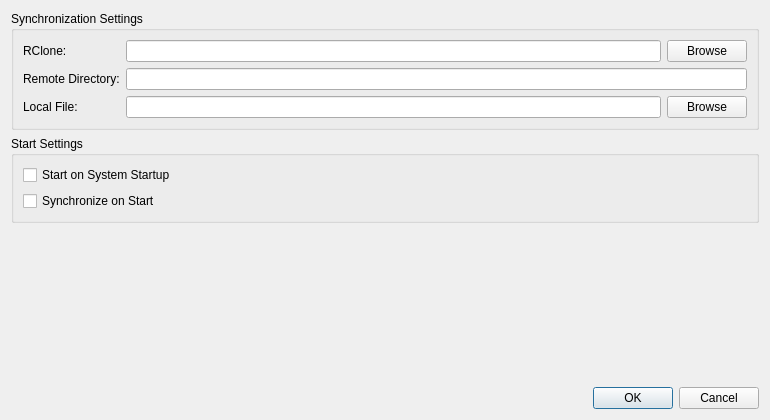
<?xml version="1.0" encoding="UTF-8"?>
<ui version="4.0">
 <class>SettingsDialog</class>
 <widget class="QDialog" name="SettingsDialog">
  <property name="geometry">
   <rect>
    <x>0</x>
    <y>0</y>
    <width>770</width>
    <height>420</height>
   </rect>
  </property>
  <property name="windowTitle">
   <string>Settings</string>
  </property>
  <layout class="QVBoxLayout" name="verticalLayout_2">
   <item>
    <widget class="QGroupBox" name="groupBox">
     <property name="title">
      <string>Synchronization Settings</string>
     </property>
     <layout class="QGridLayout" name="gridLayout">
      <item row="0" column="0">
       <widget class="QLabel" name="label">
        <property name="text">
         <string>RClone:</string>
        </property>
       </widget>
      </item>
      <item row="0" column="1">
       <layout class="QHBoxLayout" name="horizontalLayout">
        <item>
         <widget class="QLineEdit" name="rclonePath">
          <property name="toolTip">
           <string>Path to the rclone executable</string>
          </property>
         </widget>
        </item>
        <item>
         <widget class="QPushButton" name="browseRclone">
          <property name="text">
           <string>Browse</string>
          </property>
         </widget>
        </item>
       </layout>
      </item>
      <item row="1" column="0">
       <widget class="QLabel" name="label_2">
        <property name="text">
         <string>Remote Directory:</string>
        </property>
       </widget>
      </item>
      <item row="1" column="1">
       <widget class="QLineEdit" name="remoteDir">
        <property name="toolTip">
         <string>Remote directory containing the file to synchronize.</string>
        </property>
       </widget>
      </item>
      <item row="2" column="0">
       <widget class="QLabel" name="label_3">
        <property name="text">
         <string>Local File:</string>
        </property>
       </widget>
      </item>
      <item row="2" column="1">
       <layout class="QHBoxLayout" name="horizontalLayout_2">
        <item>
         <widget class="QLineEdit" name="localFilename">
          <property name="toolTip">
           <string>The local file to synchronize.</string>
          </property>
         </widget>
        </item>
        <item>
         <widget class="QPushButton" name="browseLocalFilename">
          <property name="text">
           <string>Browse</string>
          </property>
         </widget>
        </item>
       </layout>
      </item>
     </layout>
    </widget>
   </item>
   <item>
    <widget class="QGroupBox" name="groupBox_2">
     <property name="title">
      <string>Start Settings</string>
     </property>
     <layout class="QVBoxLayout" name="verticalLayout">
      <item>
       <widget class="QCheckBox" name="autostartCheckBox">
        <property name="toolTip">
         <string>If enabled an autostart entry is created to start syncer on system startup resp. login.</string>
        </property>
        <property name="text">
         <string>Start on System Startup</string>
        </property>
       </widget>
      </item>
      <item>
       <widget class="QCheckBox" name="snychronizeOnStartCheckBox">
        <property name="toolTip">
         <string>If checked, synchronize the file when syncer is started.</string>
        </property>
        <property name="text">
         <string>Synchronize on Start</string>
        </property>
       </widget>
      </item>
     </layout>
    </widget>
   </item>
   <item>
    <spacer name="verticalSpacer">
     <property name="orientation">
      <enum>Qt::Vertical</enum>
     </property>
     <property name="sizeHint" stdset="0">
      <size>
       <width>20</width>
       <height>16</height>
      </size>
     </property>
    </spacer>
   </item>
   <item>
    <widget class="QDialogButtonBox" name="buttonBox">
     <property name="orientation">
      <enum>Qt::Horizontal</enum>
     </property>
     <property name="standardButtons">
      <set>QDialogButtonBox::Cancel|QDialogButtonBox::Ok</set>
     </property>
    </widget>
   </item>
  </layout>
 </widget>
 <tabstops>
  <tabstop>rclonePath</tabstop>
  <tabstop>browseRclone</tabstop>
  <tabstop>remoteDir</tabstop>
  <tabstop>localFilename</tabstop>
  <tabstop>browseLocalFilename</tabstop>
  <tabstop>autostartCheckBox</tabstop>
  <tabstop>snychronizeOnStartCheckBox</tabstop>
 </tabstops>
 <resources/>
 <connections>
  <connection>
   <sender>buttonBox</sender>
   <signal>accepted()</signal>
   <receiver>SettingsDialog</receiver>
   <slot>accept()</slot>
   <hints>
    <hint type="sourcelabel">
     <x>248</x>
     <y>254</y>
    </hint>
    <hint type="destinationlabel">
     <x>157</x>
     <y>274</y>
    </hint>
   </hints>
  </connection>
  <connection>
   <sender>buttonBox</sender>
   <signal>rejected()</signal>
   <receiver>SettingsDialog</receiver>
   <slot>reject()</slot>
   <hints>
    <hint type="sourcelabel">
     <x>316</x>
     <y>260</y>
    </hint>
    <hint type="destinationlabel">
     <x>286</x>
     <y>274</y>
    </hint>
   </hints>
  </connection>
 </connections>
</ui>
